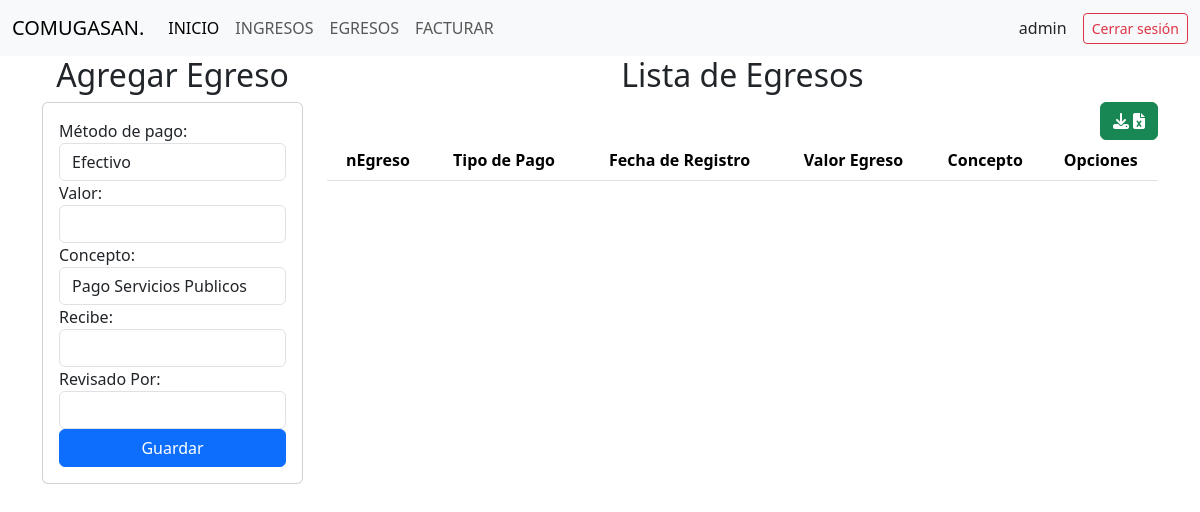
Page /egresos/ (signed in) on the earlier database version.
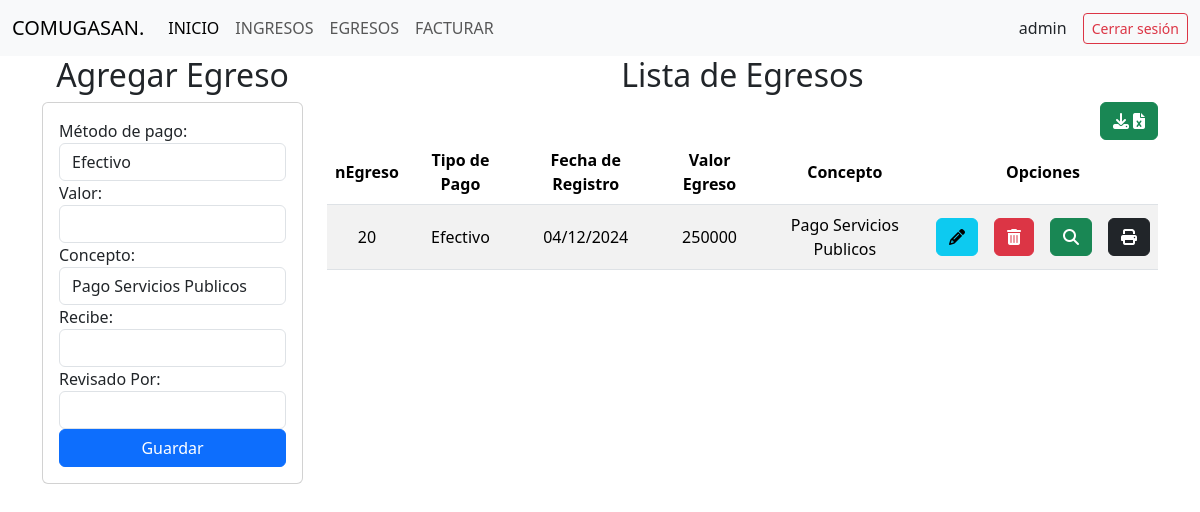
Same page on the later database version.
### comite/models.py (models this page shows, shortened)
class Egresos(models.Model):
    nEgreso = models.AutoField(primary_key=True)
    tipo_pago = models.CharField(max_length=20)
    valorEgreso = models.IntegerField(default=0,blank=True,null=True)
    concepto = models.CharField(max_length=200)
    ciudad = models.CharField(max_length=100,default='San Juan Nepomuceno',editable=False)
    recibe = models.CharField(max_length=100, null=False)
    aprobado = models.CharField(max_length=100,default='Jorge Arzuaga',editable=False)
    revisado = models.CharField(max_length=100,default='Jorge Arzuaga',null=False)
    contabilizado = models.CharField(max_length=100,default='Eduard Posso',editable=False)
    fecha = models.DateTimeField(auto_now_add=True,editable=False)

### comite/views.py (the view)
# urls.py: path('egresos/',views.egresos),
@login_required
def egresos(request):
    egresos = Egresos.objects.all()
    egresos_invertidos = []
    for i in egresos[::-1]:
        egresos_invertidos.append(i)
    return render(request,"egresos/egresos.html",{"egresos":egresos_invertidos})

### comite/templates/egresos/egresos.html (shortened to what this page needs)
{% extends "base.html" %}
{% load static %}
{% block body %}
<div class="row">
    <div class=" col-sm-12 col-md-6 col-lg-3 col-xl-3">
        <h2 style="text-align: center;">Agregar Egreso</h2>
        <div class="card">
            <div class="card-body">
                <form action="/registrarEgreso/" id="registro-form" method="POST">
                    <label for="tipo_pago">Método de pago:</label>
                    <select id="tipo_pago" class="form-control" name="tipo_pago">
                        <option value="Efectivo">Efectivo</option>
                    </select>
                    <div class="form-group">
                        <label>Valor:</label>
                        <input class="form-control" type="number" id="valorEgreso" name="valorEgreso" maxlength="20" required>
                    </div>
                    <div>
                        <label for="concepto">Concepto:</label>
                        <select id="concepto" class="form-control" name="concepto">
                            <option value="Pago Servicios Publicos">Pago Servicios Publicos</option>
                        </select>
                    </div>
                    <div class="form-group" class="form-control">
                        <label>Recibe:</label>
                        <input class="form-control" type="text" id="recibe" name="recibe" maxlength="20" required>
                    </div>
                    <div class="form-group" class="form-control">
                        <label>Revisado Por:</label>
                        <input class="form-control" type="text" id="revisado" name="revisado" maxlength="20" required>
                    </div>
                    <div class="form-group">
                        <button type="submit" class="btn btn-primary w-100 text-white">Guardar</button>
                    </div>
                </form>
            </div>
        </div>
    </div>
    <div class=" col-sm-12 col-md-6 col-lg-9 col-xl-9">
        <h2 style="text-align: center;">Lista de Egresos</h2>
        <div style="text-align: right;">
        <td><a href="/egresos/descargarExcelEgresos/" class="btn btn-success">  <i class="fa-solid fa-download">&nbsp;</i><i class="fa-solid fa-file-excel"> </i></i></></a></td>
        </div>
        <div class="table-responsive">
            <table class="table table-striped">
                <thead>
                    <tr>
                        <th>nEgreso</th>
                        <th>Tipo de Pago</th>
                        <th>Fecha de Registro</th>
                        <th>Valor Egreso</th>
                        <th>Concepto</th>
                        <th colspan="4">Opciones</th>
                    </tr>
                </thead>
                <tbody>
                    {% for items in egresos %}
                    <tr>
                        <td>{{items.nEgreso}}</td>
                        <td>{{items.tipo_pago}}</td>
                        <td>{{items.fecha|date:"d/m/Y"}}</td>
                        <td>{{items.valorEgreso}}</td>
                        <td>{{items.concepto}}</td>
                        <td><a href="edicionEgreso/{{items.nEgreso}}" class="btn btn-info"><i class="fa-solid fa-pencil"></i></a></td>
                        <td><a href="eliminacionEgreso/{{items.nEgreso}}" class="btn btn-danger btnEliminacion"> <i class="fa-solid fa-trash-can"></i></a></td>
                        <td><a href="detalleEgreso/{{items.nEgreso}}" class="btn btn-success"><i class="fa-solid fa-magnifying-glass"></i></a></td>
                        <td><a href="imprimirEgreso/{{items.nEgreso}}" onclick="abrirPopup(event, 'imprimirEgreso/{{items.nEgreso}}', 'Mi ventana emergente', 800, 1000)"  class="btn btn-dark"><i class="fa-solid fa-print"></i></i></i></a></td>
                    </tr>
                    {% endfor%}
                </tbody>
            </table>
        </div>
    </div>
</div>
{% endblock %}

Differences in the rows shown:
added Egresos: nEgreso "20", tipo_pago "Efectivo", fecha "04/12/2024", valorEgreso "250000", concepto "Pago Servicios Publicos"
